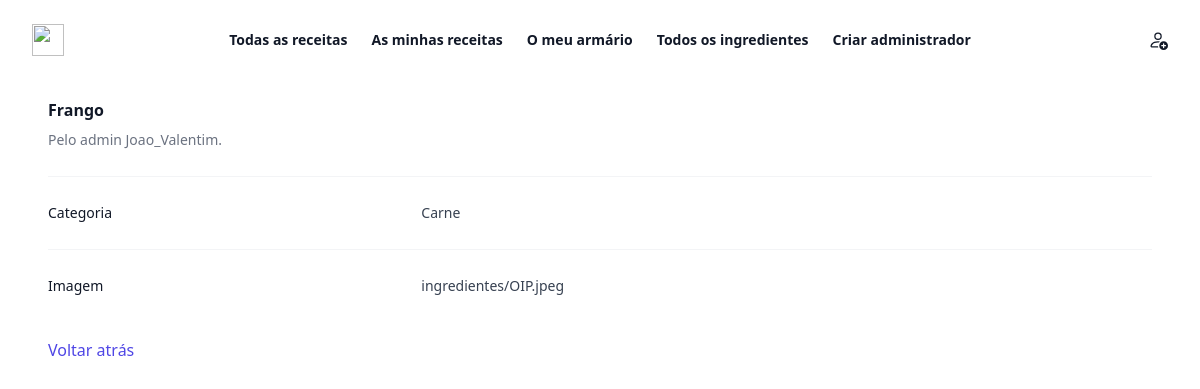
The app's page /principal/ingredientes/6 with its own data.
### principal/models.py (models this page shows)
class Ingrediente(models.Model):
    ingrediente_id = models.AutoField(primary_key=True)
    ingrediente_nome = models.CharField(max_length=30)
    ingrediente_categoria = models.ForeignKey('Categoria', on_delete=models.CASCADE, related_name='ingredientes')
    ingrediente_user = models.ForeignKey('User', on_delete=models.SET_NULL, null=True)  # only admin
    ingrediente_imagem = models.FileField(upload_to='ingredientes/', blank=True, null=True)

class User(models.Model):
    user_id = models.AutoField(primary_key=True)
    user_nome_utilizador = models.CharField(max_length=30)
    user_email = models.EmailField()
    user_telefone = models.CharField(max_length=9)
    user_password = models.CharField(max_length=40)
    user_ativo = models.BooleanField(default=False) #ver se vale a pena ter ou se apagamos
    user_criador = models.ForeignKey('self', on_delete=models.SET_NULL, null=True, blank=True) #confirmar se posso meter null=false e depois
    user_acesso = models.IntegerField(default=1) #default = chefe

class Categoria(models.Model):
    categoria_id = models.AutoField(primary_key=True)
    categoria_nome = models.CharField(max_length=30)
    categoria_medida=models.ForeignKey(Medidas, on_delete=models.CASCADE, related_name='categorias')

### principal/views.py (the view)
# urls.py: path('ingredientes/<int:ingrediente_id>', views.ingredientes_detalhe, name='ingredientes_detalhe'),
def ingredientes_detalhe(request, ingrediente_id):
    ingrediente = get_object_or_404(Ingrediente, pk=ingrediente_id)
    return render(request, 'views/ingredientes/ingredientes_detalhe.html', {'ingrediente': ingrediente})

### principal/templates/views/ingredientes/ingredientes_detalhe.html
{% extends "../static/header_admin.html" %}
{% block content %}
<div class="px-12 py-4">
  <div class="px-4 sm:px-0">
    <h3 class="text-base font-semibold leading-7 text-gray-900">{{ ingrediente.ingrediente_nome }}</h3>
    <p class="mt-1 max-w-2xl text-sm leading-6 text-gray-500">Pelo admin {{ ingrediente.ingrediente_user.user_nome_utilizador }}.</p>
  </div>
  <div class="mt-6 border-t border-gray-100">
    <dl class="divide-y divide-gray-100">
      <div class="px-4 py-6 sm:grid sm:grid-cols-3 sm:gap-4 sm:px-0">
        <dt class="text-sm font-medium leading-6 text-gray-900">Categoria</dt>
        <dd class="mt-1 text-sm leading-6 text-gray-700 sm:col-span-2 sm:mt-0">{{ ingrediente.ingrediente_categoria.categoria_nome }}</dd>
      </div>
      <div class="px-4 py-6 sm:grid sm:grid-cols-3 sm:gap-4 sm:px-0">
        <dt class="text-sm font-medium leading-6 text-gray-900">Imagem</dt>
        <dd class="mt-1 text-sm leading-6 text-gray-700 sm:col-span-2 sm:mt-0">{{ ingrediente.ingrediente_imagem }}</dd>
      </div>
    </dl>
  </div>
</div>
<a href="{% url 'principal:ingredientes'%}" class="font-medium text-indigo-600 hover:text-indigo-500 px-12 py-4">
    Voltar atrás
</a>
{% endblock %}

### records on screen
Ingrediente: ingrediente_nome "Frango", ingrediente_user.user_nome_utilizador "Joao_Valentim", ingrediente_categoria.categoria_nome "Carne", ingrediente_imagem "ingredientes/OIP.jpeg"
